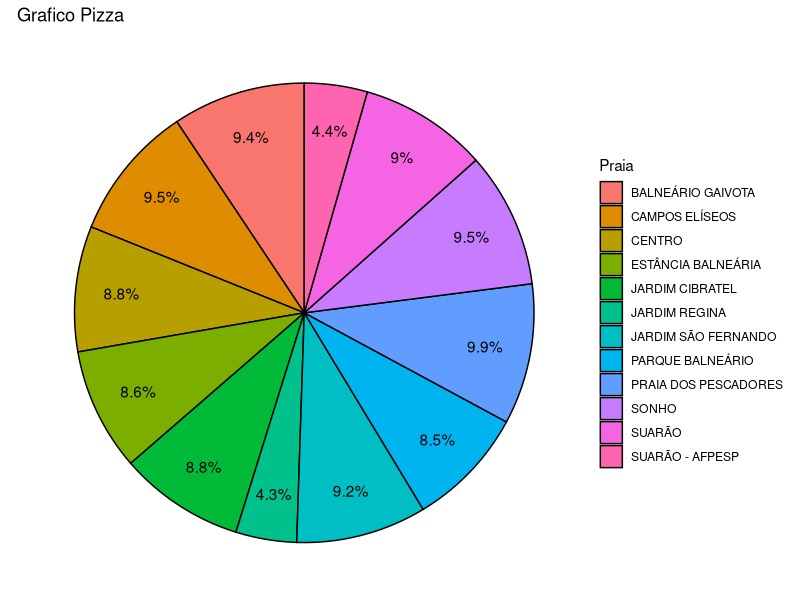

Here is the R script that generated this plot:
setwd("C:\\Users\\Joao\\Documents\\R")

library(readxl)
library(tidyverse)

praias = read_excel('sp_beaches.xlsx') %>%
  filter(City == "ITANHAÉM") %>%
  mutate(Enterococcus = as.numeric(Enterococcus)) %>% 
  group_by(Beach) %>% 
  summarise(
    media = mean(Enterococcus),
    desvioPadrao = sd(Enterococcus),
    minimo = min(Enterococcus),
    maximo = max(Enterococcus),
    mediana = median(Enterococcus),
    Q1 = quantile(Enterococcus, 0.25),
    Q3 = quantile(Enterococcus, 0.75)
  )

g_pizza = praias %>% ggplot(aes(x="", y = maximo, fill = Beach)) +
  geom_bar(stat="identity", width=1) +
  coord_polar("y", start=0) +
  theme_void() +
  geom_col(width = 1, color = 1) +
  geom_text(aes(
    label = paste0(round(100 * (maximo / sum(maximo)), 1), "%"), x = 1.3),
    position = position_stack(vjust = 0.5
    )) +
  labs(
    title = "Grafico Pizza",
    y = "Máximo",
    fill = "Praia"
  )
